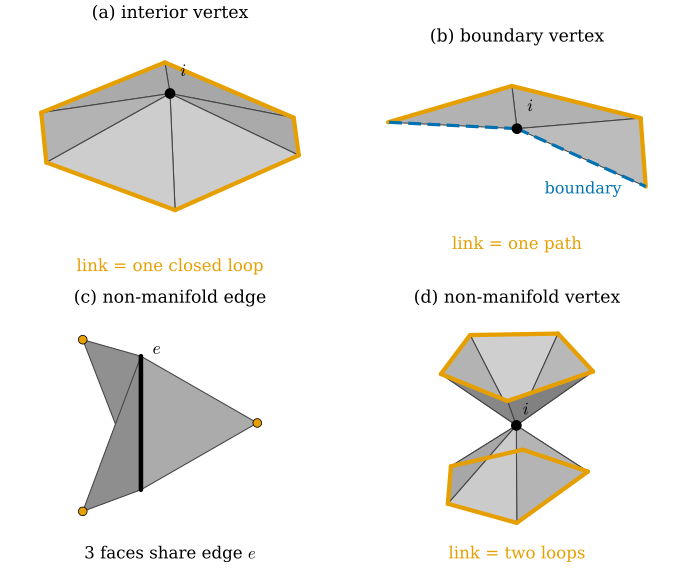

Recreate this plot in Python.
"""Figure 31.1.1: manifold and non-manifold neighbourhoods in a triangle mesh (Section 31.1).

(a) interior vertex: six triangles form a closed fan; the link (orange) is one closed loop.
(b) boundary vertex: three triangles form an open fan; the link is one path.
(c) non-manifold edge: three triangles share one edge ("three pages of a book").
(d) non-manifold vertex: two closed fans touch only at one vertex; the link is two loops.
Drawn with an orthographic camera and the painter's algorithm (schematic, but from real 3D coordinates).
Self-check: dgmesh.link_type / manifold_report classify the four stars as drawn.

Run from the project root: ``PYTHONPATH=tools python3 chapters/31-meshes/figures/fig-31-1-1-manifold-stars.py``
"""

import pathlib
import sys

sys.path.insert(0, str(pathlib.Path(__file__).resolve().parents[1] / "lib"))
import dgmesh as dm  # noqa: E402

import dgfig  # noqa: E402

dgfig.setup()

import matplotlib.pyplot as plt  # noqa: E402
import numpy as np  # noqa: E402
from matplotlib.patches import Polygon  # noqa: E402

C = dgfig.COLORS
cam = dm.Ortho(elev=28, azim=-62)
GRAY = dm.hex_to_rgb(C["surface"])


def ring(n, rad, z, a0=0.0, a1=2 * np.pi, closed=True):
    ang = np.linspace(a0, a1, n, endpoint=not closed)
    return np.stack([rad * np.cos(ang), rad * np.sin(ang), np.full(n, z)], 1)


def draw(ax, V, F, link=(), hl_edges=(), hl_pts=(), center=None, label=None):
    order = np.argsort([cam.depth(V[f].mean(0)) for f in F])  # far to near
    cols = dm.shade(V, F, GRAY * 0.98 + 0.02, light=(0.3, -0.6, 0.9), ambient=0.55)
    for idx in order:
        P = cam(V[F[idx]])
        ax.add_patch(Polygon(P, closed=True, facecolor=cols[idx], edgecolor="#444444", lw=0.8, zorder=2))
    for a, b in link:
        P = cam(V[[a, b]])
        ax.plot(*P.T, color=C["accent"], lw=3.2, solid_capstyle="round", zorder=5)
    for a, b in hl_edges:
        P = cam(V[[a, b]])
        ax.plot(*P.T, color=C["main"], lw=3.4, solid_capstyle="round", zorder=6)
    for p in hl_pts:
        q = cam(V[p])
        ax.plot(*q, "o", ms=6.5, color=C["accent"], mec="k", mew=0.6, zorder=7)
    if center is not None:
        q = cam(V[center])
        ax.plot(*q, "o", ms=7, color=C["main"], zorder=8)
        if label:
            ax.text(q[0] + 0.07, q[1] + 0.12, label, fontsize=13, zorder=9)
    allp = cam(V)
    pad = 0.25
    ax.set_xlim(allp[:, 0].min() - pad, allp[:, 0].max() + pad)
    ax.set_ylim(allp[:, 1].min() - pad - 0.22, allp[:, 1].max() + pad)
    ax.set_aspect("equal")
    ax.set_axis_off()


fig, axs = plt.subplots(2, 2, figsize=(7.2, 6.0))

# (a) interior vertex: closed fan of 6
Va = np.vstack([[0, 0, 0.35], ring(6, 1.0, 0.0) + np.array([0, 0, 0.0])])
Va[1:, 2] += 0.12 * np.array([1, -1, 0.5, -0.4, 0.8, -0.2])
Fa = np.array([[0, 1 + k, 1 + (k + 1) % 6] for k in range(6)])
link_a = dm.vertex_link(Fa, 0)
assert dm.link_type(link_a) == "cycle"
draw(axs[0, 0], Va, Fa, link=link_a, center=0, label=r"$i$")
axs[0, 0].set_title("(a) interior vertex", fontsize=13)
axs[0, 0].text(0.5, 0.03, "link = one closed loop", transform=axs[0, 0].transAxes, ha="center",
               color=C["accent"], fontsize=12.5)

# (b) boundary vertex: open fan of 3
Vb = np.vstack([[0, 0, 0.2], ring(4, 1.0, 0.0, 0, np.pi, closed=False)])
Fb = np.array([[0, 1 + k, 2 + k] for k in range(3)])
link_b = dm.vertex_link(Fb, 0)
assert dm.link_type(link_b) == "path"
draw(axs[0, 1], Vb, Fb, link=link_b, hl_edges=[], center=0, label=r"$i$")
for e in ((0, 1), (0, 4)):  # the two boundary edges at i
    P = cam(Vb[list(e)])
    axs[0, 1].plot(*P.T, color=C["tangent"], lw=2.4, ls=(0, (4, 2)), zorder=6)
axs[0, 1].set_title("(b) boundary vertex", fontsize=13)
axs[0, 1].text(0.5, 0.03, "link = one path", transform=axs[0, 1].transAxes, ha="center",
               color=C["accent"], fontsize=12.5)
axs[0, 1].text(0.70, 0.30, "boundary", transform=axs[0, 1].transAxes, ha="center",
               color=C["tangent"], fontsize=12)
assert sorted(dm.boundary_vertices(Fb)) == [0, 1, 2, 3, 4]

# (c) non-manifold edge: three faces on one edge
# page directions chosen in the camera's horizontal frame so that all three pages are visible
hz = np.array([cam.view[0], cam.view[1], 0.0]) / np.linalg.norm(cam.view[:2])
pages = [(np.cos(a) * cam.right + np.sin(a) * hz, z) for a, z in ((np.radians(0), 0.1), (np.radians(120), -0.3),
                                                               (np.radians(240), 0.45))]
Vc = np.array([[0, 0, -0.55], [0, 0, 0.75]] + [list(d[:2]) + [z] for d, z in pages])
Fc = np.array([[0, 1, 2], [0, 1, 3], [0, 1, 4]])
rep = dm.manifold_report(Fc)
assert rep["nonmanifold_edges"] == [(0, 1)]
draw(axs[1, 0], Vc, Fc, hl_edges=[(0, 1)], hl_pts=[2, 3, 4])
q = cam(Vc[1])
axs[1, 0].text(q[0] + 0.1, q[1] + 0.02, r"$e$", fontsize=13)
axs[1, 0].set_title("(c) non-manifold edge", fontsize=13)
axs[1, 0].text(0.5, 0.03, r"3 faces share edge $e$", transform=axs[1, 0].transAxes, ha="center",
               color=C["main"], fontsize=12.5)

# (d) non-manifold vertex: two fans meeting at one vertex
up = ring(5, 0.85, 0.75, 0.3)
dn = ring(5, 0.85, -0.75, 0.9)
Vd = np.vstack([[0, 0, 0], up, dn])
Fd = np.array([[0, 1 + k, 1 + (k + 1) % 5] for k in range(5)] + [[0, 6 + (k + 1) % 5, 6 + k] for k in range(5)])
link_d = dm.vertex_link(Fd, 0)
assert dm.link_type(link_d) == "other"
assert dm.manifold_report(Fd)["nonmanifold_vertices"] == [0]
assert dm.manifold_report(Fd)["nonmanifold_edges"] == []
draw(axs[1, 1], Vd, Fd, link=link_d, center=0, label=r"$i$")
axs[1, 1].set_title("(d) non-manifold vertex", fontsize=13)
axs[1, 1].text(0.5, 0.03, "link = two loops", transform=axs[1, 1].transAxes, ha="center",
               color=C["accent"], fontsize=12.5)

fig.subplots_adjust(wspace=0.05, hspace=0.12, left=0.01, right=0.99, top=0.95, bottom=0.01)
dgfig.save(fig, __file__)
